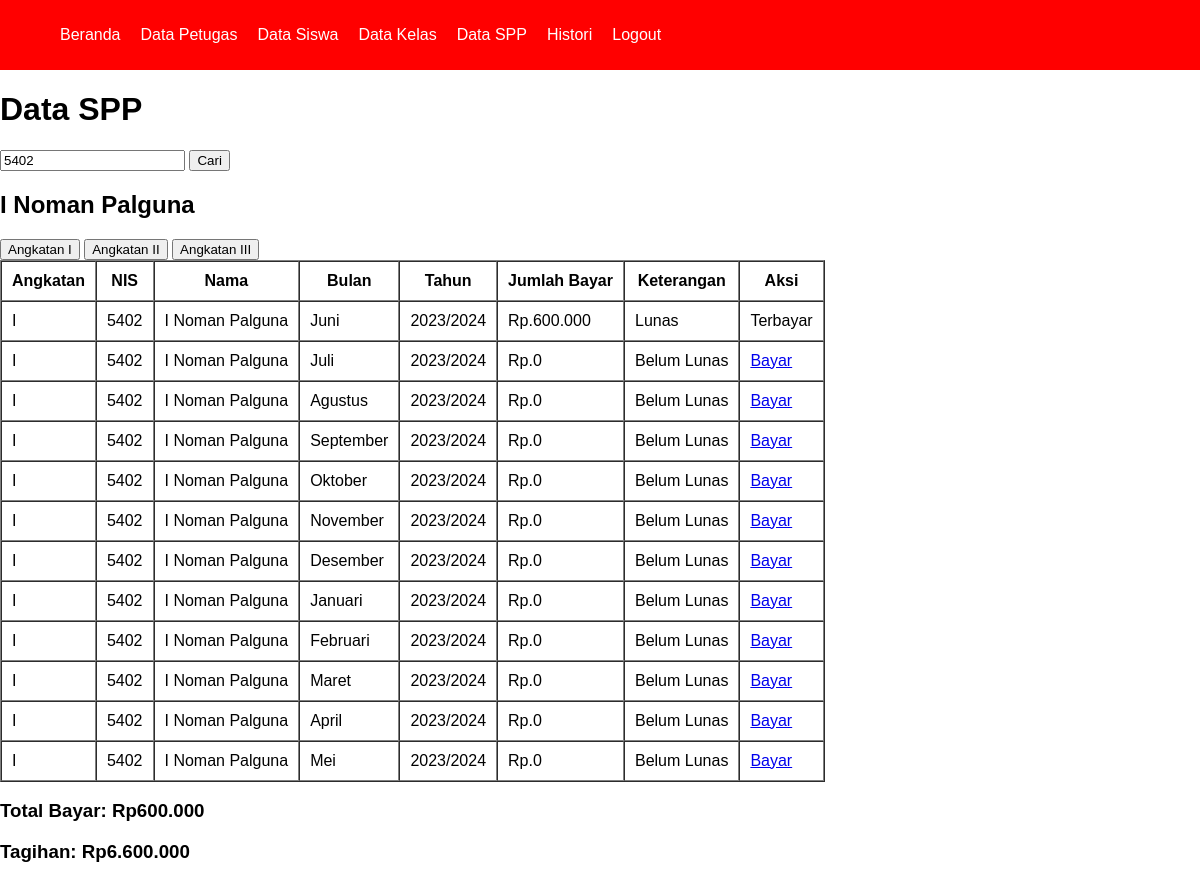
Page /pembayaran/pembayaran.php?keyword=5402 (signed in) on the committed database.
### tables this page shows
CREATE TABLE `tb_siswa` (
  `nis` int(11) NOT NULL,
  `nama_siswa` varchar(100) NOT NULL,
  `password` varchar(10) NOT NULL,
  `id_kelas` varchar(10) NOT NULL,
  `jenis_kelamin` varchar(10) NOT NULL,
  `alamat` varchar(100) NOT NULL
);

CREATE TABLE `tb_pembayaran` (
  `id_pembayaran` int(11) NOT NULL,
  `nis` int(11) NOT NULL,
  `bulan` varchar(50) NOT NULL,
  `tahun` varchar(50) NOT NULL,
  `jumlah_bayar` double DEFAULT NULL,
  `angkatan` varchar(10) NOT NULL
);

### pembayaran/functions_pembayaran.php (called while the page is built, shortened)
<?php
        $conn = mysqli_connect("localhost", "root", "", "spp_db");
        function query($query){
            global $conn;
            $result = mysqli_query($conn, $query);
            $rows = [];
            while( $row = mysqli_fetch_assoc($result)) {
                $rows[] = $row;
            }
            return $rows;
        }

### pembayaran/pembayaran.php (the view, shortened to what this page needs)
<?php
    require 'functions_pembayaran.php';
    require '../views/template/navbar.php';
    if(isset($_GET['keyword'])) {
        $keyword = $_GET['keyword'];
        $nama = query("SELECT * FROM tb_siswa WHERE nis = $keyword");
        $pembayaran = query("SELECT * FROM tb_pembayaran INNER JOIN tb_siswa USING(nis) WHERE nis = $keyword AND angkatan = 'I'");
        $tagihan = query("SELECT SUM(jumlah_bayar) FROM tb_pembayaran INNER JOIN tb_siswa USING(nis) WHERE nis = $keyword AND angkatan='I'")[0];
    }
?>
<!DOCTYPE html>
<html lang="en">
<head>
    <link rel="stylesheet" href="../CSS/style.css">
</head>
<body>
    <h1>Data SPP</h1>
    <form action="" method="GET" autocomplete="off" class="search-form">
        <?php if (!isset($_GET['keyword'])) : ?>
        <input type="text" name="keyword" placeholder="Cari NIS"  maxlength="4" required>
        <?php else : ?>
        <input type="text" name="keyword" placeholder="Cari NIS" value="<?= $_GET['keyword']; ?>"  maxlength="4" required>
        <?php endif; ?>
        <button type="submit">Cari</button>
    </form>
    <?php if (isset($_GET['keyword'])) : ?>
        <h2><?= $nama[0]["nama_siswa"]; ?></h2>
        <form action="" method="POST">
            <button type="submit" name="angkatan-1">Angkatan I</button>
            <button type="submit" name="angkatan-2">Angkatan II</button>
            <button type="submit" name="angkatan-3">Angkatan III</button>
        </form>
        <table border="1" cellspacing="0" cellpadding="10">
            <tr>
                <th>Angkatan</th>
                <th>NIS</th>
                <th>Nama</th>
                <th>Bulan</th>
                <th>Tahun</th>
                <th>Jumlah Bayar</th>
                <th>Keterangan</th>
                <th>Aksi</th>
            </tr>
            <?php foreach($pembayaran as $row) : ?>
            <tr>
                <td><?= $row["angkatan"]; ?></td>
                <td><?= $row["nis"]; ?></td>
                <td><?= $row["nama_siswa"]; ?></td>
                <td><?= $row["bulan"]; ?></td>
                <td><?= $row["tahun"]; ?></td>
                <td>Rp.<?= number_format($row["jumlah_bayar"], 0, ',', '.'); ?></td>
                <td>
                    <?php
                        if($row["jumlah_bayar"] > 0){
                            echo "Lunas";
                        } else{
                            echo "Belum Lunas";
                        }
                    ?>
                </td>
                <?php
                    if($row["jumlah_bayar"] == 600000){
                ?> <td>Terbayar</td>
                <?php
                    } else{
                ?>
                <td>
                    <a href="proses_bayar.php?id_pembayaran=<?= $row["id_pembayaran"]; ?>&nis=<?= $row["nis"]; ?>">Bayar</a>
                </td>
                <?php
                    }
                ?>
            </tr>
            <?php endforeach; ?>
        </table>
        <h3>Total Bayar: Rp<?= number_format($tagihan['SUM(jumlah_bayar)'], 0, ',', '.'); ?></h3>
        <?php $totalNominal = 600000 * 12; ?>
        <h3>Tagihan: Rp<?= number_format($totalNominal - (int) $tagihan['SUM(jumlah_bayar)'], 0, ',', '.'); ?></h3>
    <?php endif; ?>
</body>
</html>

### CSS/style.css (style rules this page uses)
html, body { margin: 0; padding: 0; box-sizing: border-box; font-family: 'Gill Sans', 'Gill Sans MT', Calibri, 'Trebuchet MS', sans-serif; overflow-x: hidden; }

### views/template/navbar.php (style rules this page uses)
html, body { margin: 0; padding: 0; box-sizing: border-box; }

### rows in the picture
tb_siswa: nama_siswa "I Noman Palguna"
tb_pembayaran: angkatan "I", nis "5402", nis.nama_siswa "I Noman Palguna", bulan "Juni", tahun "2023/2024", jumlah_bayar "600.000", shows "Lunas", shows "Terbayar"
tb_pembayaran: angkatan "I", nis "5402", nis.nama_siswa "I Noman Palguna", bulan "Juli", tahun "2023/2024", jumlah_bayar "0", shows "Belum Lunas"
tb_pembayaran: angkatan "I", nis "5402", nis.nama_siswa "I Noman Palguna", bulan "Agustus", tahun "2023/2024", jumlah_bayar "0", shows "Belum Lunas"
tb_pembayaran: angkatan "I", nis "5402", nis.nama_siswa "I Noman Palguna", bulan "September", tahun "2023/2024", jumlah_bayar "0", shows "Belum Lunas"
tb_pembayaran: angkatan "I", nis "5402", nis.nama_siswa "I Noman Palguna", bulan "Oktober", tahun "2023/2024", jumlah_bayar "0", shows "Belum Lunas"
tb_pembayaran: angkatan "I", nis "5402", nis.nama_siswa "I Noman Palguna", bulan "November", tahun "2023/2024", jumlah_bayar "0", shows "Belum Lunas"
tb_pembayaran: angkatan "I", nis "5402", nis.nama_siswa "I Noman Palguna", bulan "Desember", tahun "2023/2024", jumlah_bayar "0", shows "Belum Lunas"
tb_pembayaran: angkatan "I", nis "5402", nis.nama_siswa "I Noman Palguna", bulan "Januari", tahun "2023/2024", jumlah_bayar "0", shows "Belum Lunas"
tb_pembayaran: angkatan "I", nis "5402", nis.nama_siswa "I Noman Palguna", bulan "Februari", tahun "2023/2024", jumlah_bayar "0", shows "Belum Lunas"
tb_pembayaran: angkatan "I", nis "5402", nis.nama_siswa "I Noman Palguna", bulan "Maret", tahun "2023/2024", jumlah_bayar "0", shows "Belum Lunas"
tb_pembayaran: angkatan "I", nis "5402", nis.nama_siswa "I Noman Palguna", bulan "April", tahun "2023/2024", jumlah_bayar "0", shows "Belum Lunas"
tb_pembayaran: angkatan "I", nis "5402", nis.nama_siswa "I Noman Palguna", bulan "Mei", tahun "2023/2024", jumlah_bayar "0", shows "Belum Lunas"

### other values in the picture
$tagihan['SUM(jumlah_bayar)'] "600.000"
$totalNominal - (int) $tagihan['SUM(jumlah_bayar)'] "6.600.000"
